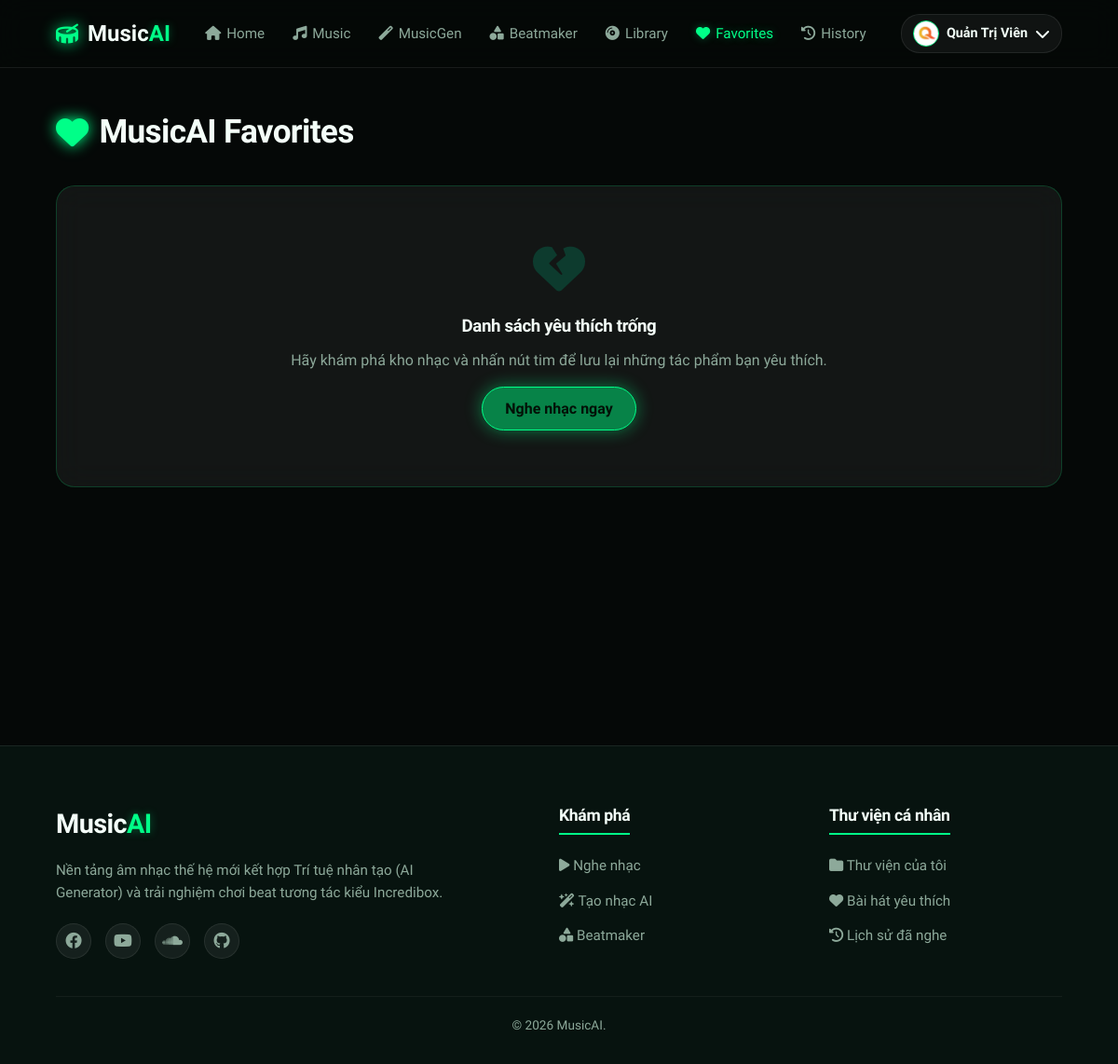
The app's page /favorites.php (signed in), older data.
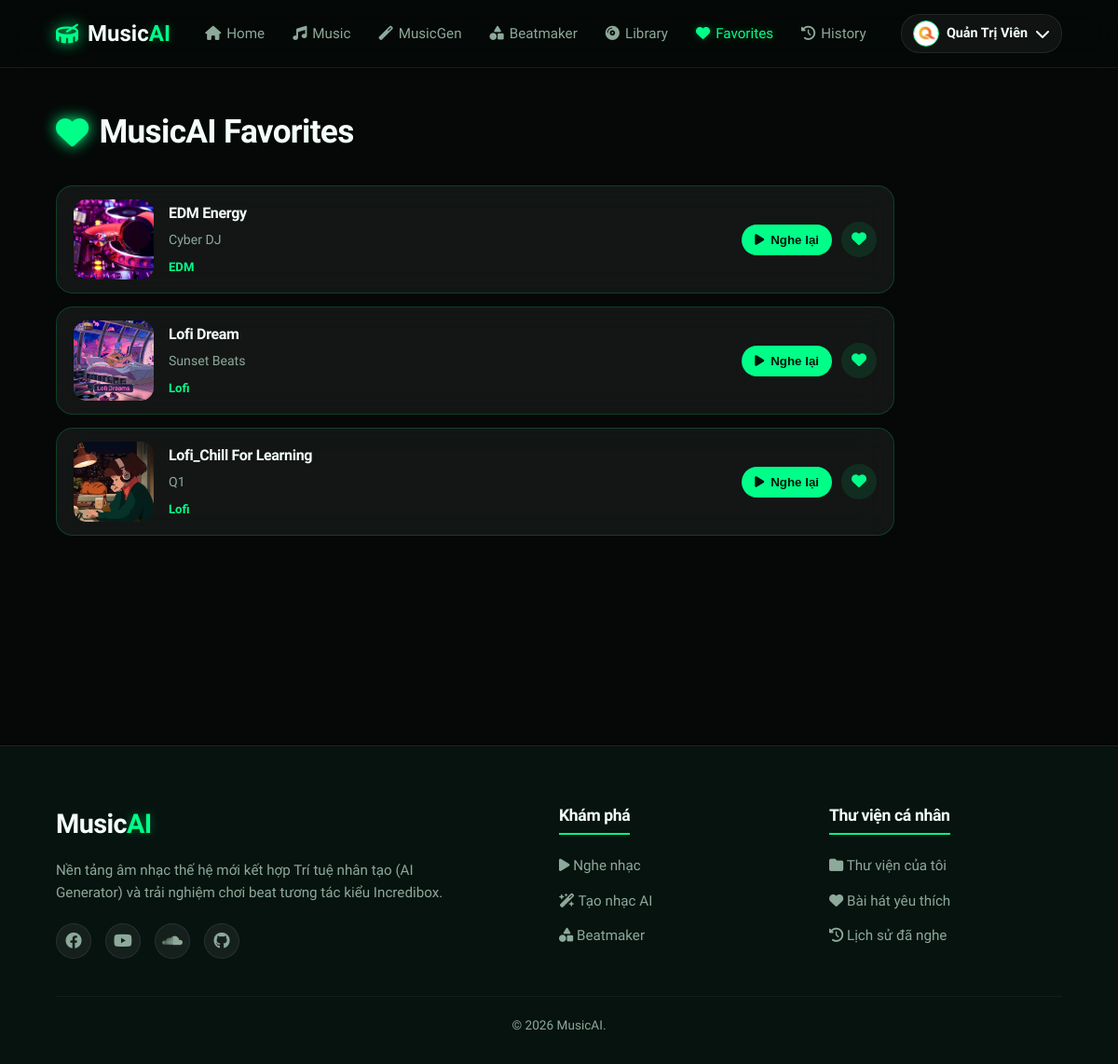
The same page, newer data.
### tables this page shows
CREATE TABLE `songs` (
  `id` int(11) NOT NULL,
  `title` varchar(150) NOT NULL COMMENT 'Tiêu đề bài hát',
  `artist` varchar(100) NOT NULL COMMENT 'Tên ca sĩ / nhóm nhạc',
  `genre` varchar(50) NOT NULL COMMENT 'Thể loại âm nhạc',
  `audio_file` varchar(255) NOT NULL COMMENT 'Đường dẫn tệp tin âm nhạc (.mp3)',
  `thumbnail` varchar(255) DEFAULT NULL COMMENT 'Đường dẫn ảnh bìa bài hát',
  `plays` int(11) DEFAULT 0 COMMENT 'Tổng số lượt phát nhạc',
  `created_at` timestamp NOT NULL DEFAULT current_timestamp()
);

### config/config.php (called while the page is built, shortened)
<?php
function url($path = '') {
    return BASE_URL . ltrim($path, '/');
}
function sanitize($data) {
    return htmlspecialchars(strip_tags(trim($data)), ENT_QUOTES, 'UTF-8');
}

### favorites.php (the view, shortened to what this page needs)
<?php
require_once __DIR__ . '/includes/header.php';
require_once __DIR__ . '/includes/navbar.php';
$user_id = $_SESSION['user']['id'];
$fav_songs = [];
if ($db_connected && $conn) {
    try {
        $stmt = $conn->prepare("SELECT s.* FROM songs s JOIN favorites f ON s.id = f.song_id WHERE f.user_id = ? ORDER BY f.id DESC");
        $stmt->execute([$user_id]);
        $fav_songs = $stmt->fetchAll();
    } catch (PDOException $e) {
        $fav_songs = $fallback_songs;
    }
} else {
    $fav_songs = $fallback_songs;
}
?>
<div class="container favorites-page-container">
    <h2 class="section-title"><i class="fa-solid fa-heart"></i> MusicAI Favorites</h2>
    <?php if (empty($fav_songs)): ?>
        <div class="glass-card empty-favorites">
            <i class="fa-solid fa-heart-crack"></i>
            <h3>Danh sách yêu thích trống</h3>
            <p>Hãy khám phá kho nhạc và nhấn nút tim để lưu lại những tác phẩm bạn yêu thích.</p>
            <a href="<?php echo url('music.php'); ?>" class="btn btn-primary" style="margin-top: 15px;">Nghe nhạc ngay</a>
        </div>
    <?php else: ?>
        <div class="favorites-list">
            <?php
                $playlist_data = [];
                foreach ($fav_songs as $s) {
                    $cover_src = 'assets/images/default_song.jpg';
                    if (!empty($s['thumbnail'])) {
                        $cover_src = (strpos($s['thumbnail'], 'assets/') === 0 || strpos($s['thumbnail'], 'storage/') === 0)
                            ? $s['thumbnail']
                            : 'storage/thumbnails/' . $s['thumbnail'];
                    }
                    $playlist_data[] = [
                        'id' => $s['id'],
                        'title' => $s['title'],
                        'artist' => $s['artist'],
                        'audio_file' => $s['audio_file'],
                        'thumbnail' => $cover_src
                    ];
                }
                $playlist_json = json_encode($playlist_data, JSON_UNESCAPED_UNICODE);
            ?>
            <?php foreach ($fav_songs as $song): ?>
                <?php
                    $cover_src = 'assets/images/default_song.jpg';
                    if (!empty($song['thumbnail'])) {
                        $cover_src = (strpos($song['thumbnail'], 'assets/') === 0 || strpos($song['thumbnail'], 'storage/') === 0)
                            ? $song['thumbnail']
                            : 'storage/thumbnails/' . $song['thumbnail'];
                    }
                    $song_data = [
                        'id' => $song['id'],
                        'title' => $song['title'],
                        'artist' => $song['artist'],
                        'audio_file' => $song['audio_file'],
                        'thumbnail' => $cover_src,
                        'is_favorite' => true
                    ];
                    $song_json = json_encode($song_data, JSON_UNESCAPED_UNICODE);
                ?>
               <div class="glass-card favorite-row">
    <img
        src="<?php echo url($cover_src); ?>"
        alt="<?php echo sanitize($song['title']); ?>"
        class="favorite-cover"
    >
    <div class="favorite-info">
        <h4><?php echo sanitize($song['title']); ?></h4>
        <p><?php echo sanitize($song['artist']); ?></p>
        <span><?php echo sanitize($song['genre']); ?></span>
    </div>
    <div class="favorite-actions">
        <button
            class="favorite-play-btn"
            onclick='playTrackOnPlayer(<?php echo htmlspecialchars($song_json, ENT_QUOTES, 'UTF-8'); ?>, <?php echo htmlspecialchars($playlist_json, ENT_QUOTES, 'UTF-8'); ?>)'
            title="Nghe lại"
        >
            <i class="fa-solid fa-play"></i>
            Nghe lại
        </button>
        <button
            class="song-fav-btn active favorite-remove-btn"
            data-song-id="<?php echo $song['id']; ?>"
            onclick="toggleFavFromPage(<?php echo $song['id']; ?>, this)"
            title="Bỏ yêu thích"
        >
            <i class="fa-solid fa-heart"></i>
        </button>
    </div>
</div>
            <?php endforeach; ?>
        </div>
    <?php endif; ?>
</div>
<?php require_once __DIR__ . '/includes/footer.php'; ?>

Row changes from the older to the newer data that the page shows:
now on this page (row edited): songs: thumbnail (picture), title "EDM Energy", artist "Cyber DJ", genre "EDM"
now on this page (row edited): songs: thumbnail (picture), title "Lofi Dream", artist "Sunset Beats", genre "Lofi"
now on this page (row edited): songs: thumbnail (picture), title "Lofi_Chill For Learning", artist "Q1", genre "Lofi"
Text that changed along with them:
text no longer shown: "Danh sách yêu thích trống Hãy khám phá kho nhạc và nhấn nút tim để lưu lại những tác phẩm bạn yêu thích. Nghe nhạc ngay"
